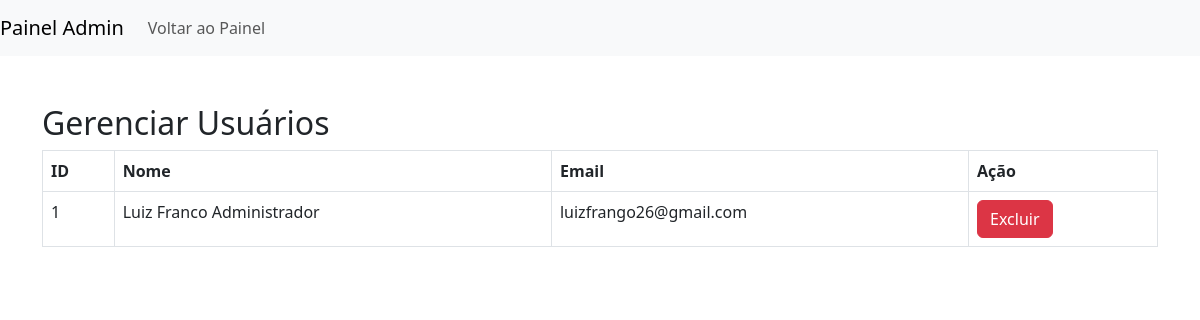
/admin_users/ (signed in), run on an earlier commit of the app's database.
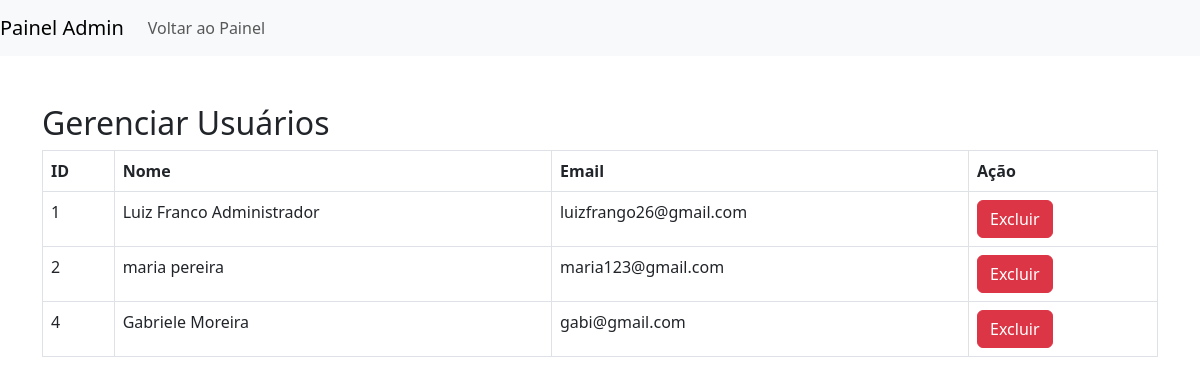
And on a later commit of the database.
### app/models.py (models this page shows, shortened)
class CustomUser(AbstractBaseUser, PermissionsMixin):
    email = models.EmailField(unique=True)
    bio = models.TextField(blank=True, null=True)
    nome = models.CharField(max_length=30, blank=True)
    sobrenome = models.CharField(max_length=30, blank=True)
    room = models.CharField(max_length=255, blank=True, null=True)
    foto_perfil = models.ImageField(upload_to='fotos_perfil/', blank=True, null=True)
    is_staff = models.BooleanField(default=False)
    is_active = models.BooleanField(default=True)
    USERNAME_FIELD = 'email'
    REQUIRED_FIELDS = []
    objects = CustomUserManager()

### app/views.py (the view)
# urls.py: path('admin_users/', views.admin_users, name='admin_users'),
@user_passes_test(is_admin)
def admin_users(request):
    usuarios = CustomUser.objects.all()
    return render(request, 'admin_users.html', {'usuarios': usuarios})

### app/views.py (called while the page is built)
def is_admin(user):
    return user.is_staff

### app/templates/admin_users.html (shortened to what this page needs)
<!DOCTYPE html>
<html lang="pt-br">
<head>
    <link href="https://cdn.jsdelivr.net/npm/bootstrap@5.3.0/dist/css/bootstrap.min.css" rel="stylesheet">
</head>
<body>
    <nav class="navbar navbar-expand-lg navbar-light bg-light">
        <a class="navbar-brand" href="#">Painel Admin</a>
        <div class="collapse navbar-collapse">
            <ul class="navbar-nav ml-auto">
                <li class="nav-item">
                    <a class="nav-link" href="{% url 'admin_dashboard' %}">Voltar ao Painel</a>
                </li>
            </ul>
        </div>
    </nav>
    <div class="container mt-5">
        <h2>Gerenciar Usuários</h2>
        <table class="table table-bordered">
            <thead>
                <tr>
                    <th>ID</th>
                    <th>Nome</th>
                    <th>Email</th>
                    <th>Ação</th>
                </tr>
            </thead>
            <tbody>
                {% for usuario in usuarios %}
                <tr>
                    <td>{{ usuario.id }}</td>
                    <td>{{ usuario.nome }} {{ usuario.sobrenome }}</td>
                    <td>{{ usuario.email }}</td>
                    <td>
                        <form action="{% url 'delete_user' usuario.id %}" method="post">
                            <button type="submit" class="btn btn-danger">Excluir</button>
                        </form>
                    </td>
                </tr>
                {% endfor %}
            </tbody>
        </table>
    </div>
</body>
</html>

What changed in the data, as far as the page shows it:
added CustomUser: id "2", nome "maria", sobrenome "pereira", email "maria123@gmail.com"
added CustomUser: id "4", nome "Gabriele", sobrenome "Moreira", email "gabi@gmail.com"
